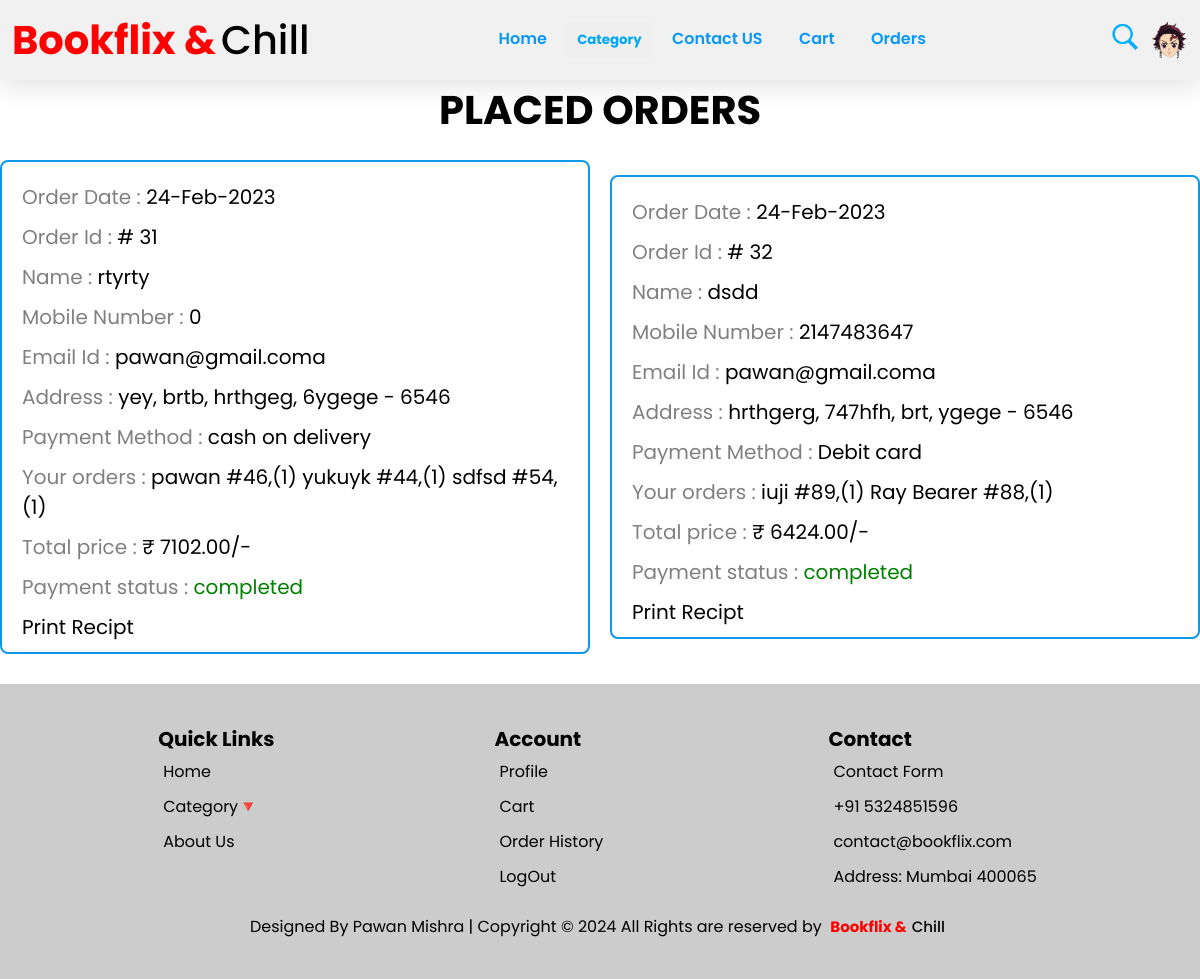
Screenshot of /orders.php (signed in) with the database file from the repository.
### tables this page shows
CREATE TABLE `confirm_order` (
  `order_id` int(100) NOT NULL,
  `user_id` int(100) NOT NULL,
  `name` varchar(50) NOT NULL,
  `email` varchar(50) NOT NULL,
  `number` int(12) NOT NULL,
  `address` varchar(500) NOT NULL,
  `payment_method` varchar(20) NOT NULL,
  `total_books` varchar(500) NOT NULL,
  `order_date` varchar(100) NOT NULL,
  `payment_status` varchar(100) NOT NULL DEFAULT 'pending',
  `date` varchar(20) NOT NULL,
  `total_price` double(10,2) NOT NULL
);

### orders.php (the view, shortened to what this page needs)
<?php
include 'config.php';
$user_id = $_SESSION['user_id'];
?>
<!DOCTYPE html>
<html lang="en">
<head>
   <link rel="stylesheet" href="https://cdnjs.cloudflare.com/ajax/libs/font-awesome/6.0.0/css/all.min.css">
   <link rel="stylesheet" href="./css/hello.css">
</head>
<body>
<?php include 'index_header.php'; ?>
<section class="placed-orders">
   <h1 class="title">placed orders</h1>
   <div class="box-container">
      <?php
        $select_book = mysqli_query($conn, "SELECT * FROM `confirm_order`WHERE user_id = '$user_id' ORDER BY order_date DESC") or die('query failed');
        if(mysqli_num_rows($select_book) > 0){
            while($fetch_book = mysqli_fetch_assoc($select_book)){
      ?>
      <div class="box">
         <p> Order Date : <span><?php echo $fetch_book['order_date']; ?></span> </p>
         <p> Order Id : <span># <?php echo $fetch_book['order_id']; ?> </p>
         <p> Name : <span><?php echo $fetch_book['name']; ?></span> </p>
         <p> Mobile Number : <span><?php echo $fetch_book['number']; ?></span> </p>
         <p> Email Id : <span><?php echo $fetch_book['email']; ?></span> </p>
         <p> Address : <span><?php echo $fetch_book['address']; ?></span> </p>
         <p> Payment Method : <span><?php echo $fetch_book['payment_method']; ?></span> </p>
         <p> Your orders : <span><?php echo $fetch_book['total_books']; ?></span> </p>
         <p> Total price : <span>₹ <?php echo $fetch_book['total_price']; ?>/-</span> </p>
         <p> Payment status : <span style="color:<?php if($fetch_book['payment_status'] == 'pending'){ echo 'orange'; }else{ echo 'green'; } ?>;"><?php echo $fetch_book['payment_status']; ?></span> </p>
         <p><a href="invoice.php?order_id=<?php echo $fetch_book['order_id']; ?>" target="_blank">Print Recipt</a></p>
         </div>
      <?php
       }
      }else{
         echo '<p class="empty">You have not placed any order yet!!!!</p>';
      }
      ?>
   </div>
</section>
<?php include 'index_footer.php'; ?>
</body>
</html>

### css/hello.css (style rules this page uses)
* { text-decoration: none; margin: 0; padding: 0; font-family: "Poppins", sans-serif; box-sizing: border-box; outline: none; border:none; }
.placed-orders .title { text-align: center; margin-bottom: 20px; text-transform: uppercase; color:black; font-size: 40px; }
.placed-orders .box-container { max-width: 1200px; margin:0 auto; display:flex; flex-wrap: wrap; align-items: center; gap:20px; }
.placed-orders .box-container .box { flex:1 1 400px; border-radius: .5rem; padding:15px; border:2px solid rgb(14, 152, 231); background-color: white; padding:10px 20px; }
.placed-orders .box-container .box p { padding:10px 0 0 0; font-size: 20px; color:gray; }
.placed-orders .box-container .box p span { color:black; }

### orders.php (style rules this page uses)
.placed-orders .title { text-align: center; margin-bottom: 20px; text-transform: uppercase; color:black; font-size: 40px; }
.placed-orders .box-container { max-width: 1200px; margin:0 auto; display:flex; flex-wrap: wrap; align-items: center; gap:20px; }
.placed-orders .box-container .box { flex:1 1 400px; border-radius: .5rem; padding:15px; border:2px solid brown; background-color: white; padding:10px 20px; }
.placed-orders .box-container .box p { padding:10px 0 0 0; font-size: 20px; color:gray; }
.placed-orders .box-container .box p span { color:black; }

### index_footer.php (style rules this page uses)
* { text-decoration: none; list-style: none; color: black; }

### rows the page displays
confirm_order: order_date "24-Feb-2023", order_id "31", name "rtyrty", number "0", email "pawan@gmail.coma", address "yey, brtb, hrthgeg, 6ygege - 6546", payment_method "cash on delivery", total_books "pawan #46,(1) yukuyk #44,(1) sdfsd #54,(1)", total_price "7102.00", payment_status "completed"
confirm_order: order_date "24-Feb-2023", order_id "32", name "dsdd", number "2147483647", email "pawan@gmail.coma", address "hrthgerg, 747hfh, brt, ygege - 6546", payment_method "Debit card", total_books "iuji #89,(1) Ray Bearer #88,(1)", total_price "6424.00", payment_status "completed"
